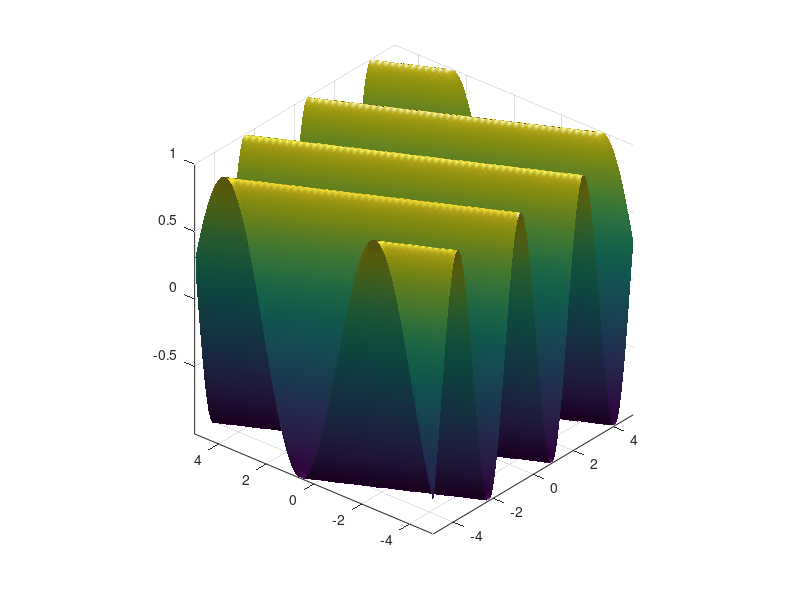

Write the MATLAB code that produced this figure.
% 2. Display the 3-d plot of 2-d functions using perspective projections:
% cos(ux+vy) for all x,y and different values of u & v.

[X,Y] = meshgrid(-5:.1:5);
U = 2;
V = 1;
Z = cos(U*X+V*Y);
surf(X,Y,Z,'FaceColor','interp',...
    'EdgeColor','none',...
    'FaceLighting','phong')
daspect([5 5 1])
axis tight
view(-50,30)
camlight left
%mesh(X,Y,Z)